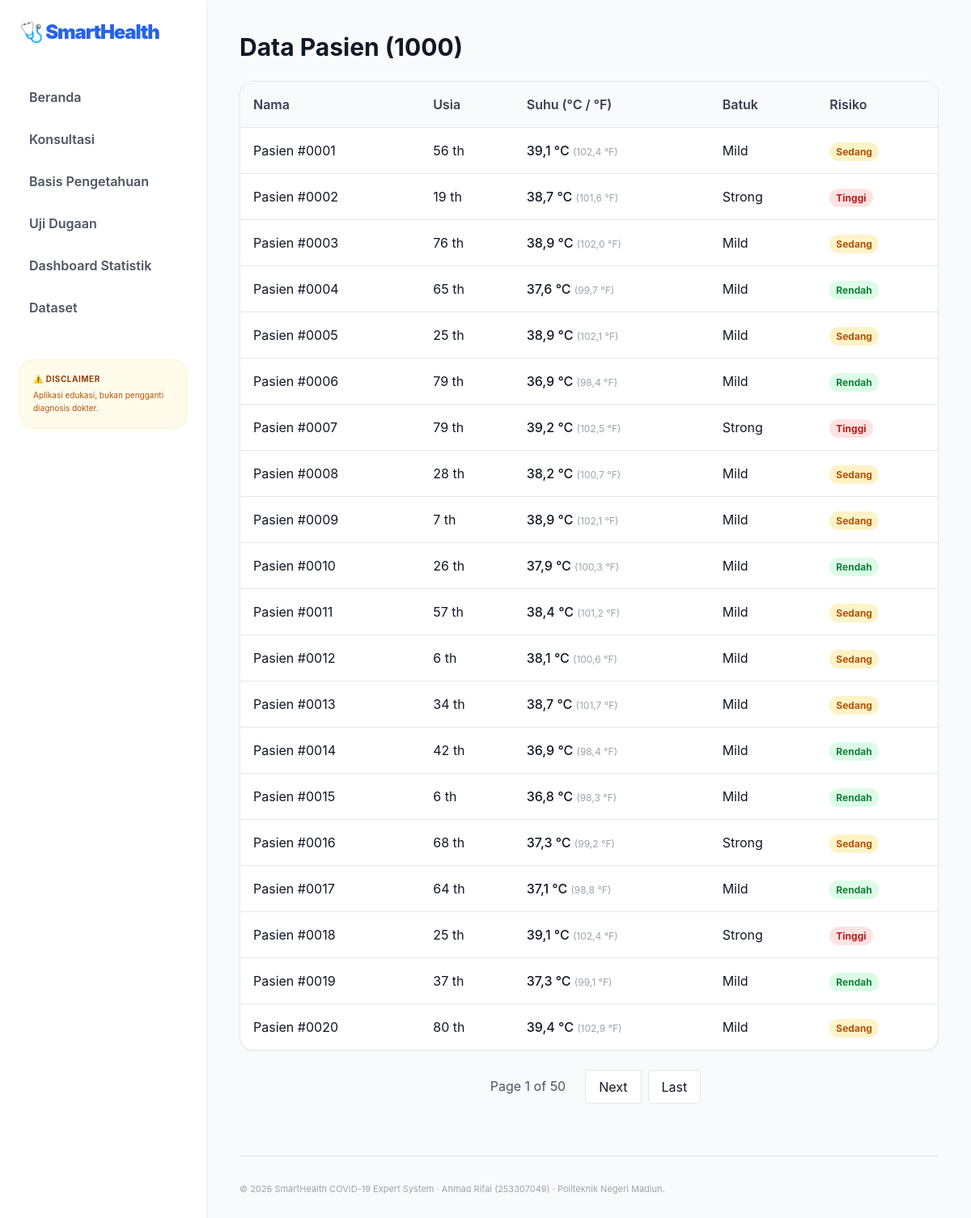
/dataset/, run on the app's committed database.
### diagnosa/models.py (models this page shows, shortened)
class Konsultasi(models.Model):
    nama = models.CharField(max_length=100, blank=True)
    usia = models.IntegerField()
    gender = models.CharField(max_length=20)
    fever = models.FloatField()
    cough = models.CharField(max_length=20)
    city = models.CharField(max_length=50)
    risiko = models.CharField(max_length=20)
    keyakinan = models.IntegerField(default=0)
    aturan_terpicu = models.TextField(blank=True)
    created_at = models.DateTimeField(auto_now_add=True)
    @property
    def fever_c(self):
        return round((self.fever - 32) * 5 / 9, 1)

### diagnosa/views.py (the view)
# urls.py: path('dataset/', views.dataset, name='dataset'),
def dataset(request):
    from diagnosa.models import Konsultasi
    from django.core.paginator import Paginator
    qs = Konsultasi.objects.all().order_by('id')
    paginator = Paginator(qs, 20)
    page_number = request.GET.get('page', 1)
    page_obj = paginator.get_page(page_number)
    return render(request, 'dataset.html', {'page_obj': page_obj, 'total': qs.count()})

### templates/dataset.html (shortened to what this page needs)
{% extends 'base.html' %}
{% block content %}
<div class="max-w-6xl mx-auto">
    <h2 class="text-3xl font-bold mb-6">Data Pasien ({{ total }})</h2>
    <div class="bg-white rounded-2xl border shadow-sm overflow-hidden">
        <table class="w-full text-left">
            <thead class="bg-gray-50 border-b">
                <tr>
                    <th class="p-4 font-semibold text-gray-700">Nama</th>
                    <th class="p-4 font-semibold text-gray-700">Usia</th>
                    <th class="p-4 font-semibold text-gray-700">Suhu (°C / °F)</th>
                    <th class="p-4 font-semibold text-gray-700">Batuk</th>
                    <th class="p-4 font-semibold text-gray-700">Risiko</th>
                </tr>
            </thead>
            <tbody class="divide-y">
                {% for p in page_obj %}
                <tr>
                    <td class="p-4">{{ p.nama }}</td>
                    <td class="p-4">{{ p.usia }} th</td>
                    <td class="p-4 font-medium">{{ p.fever_c }} °C <span class="text-xs text-gray-400 font-normal">({{ p.fever }} °F)</span></td>
                    <td class="p-4">{{ p.cough }}</td>
                    <td class="p-4">
                        <span class="px-2 py-1 rounded-full text-xs font-bold
                            {% if p.risiko == 'Tinggi' %}bg-red-100 text-red-700
                            {% elif p.risiko == 'Sedang' %}bg-amber-100 text-amber-700
                            {% else %}bg-green-100 text-green-700{% endif %}">
                            {{ p.risiko }}
                        </span>
                    </td>
                </tr>
                {% endfor %}
            </tbody>
        </table>
    </div>
    <div class="mt-6 flex justify-center gap-2">
        <span class="px-4 py-2 text-gray-600">Page {{ page_obj.number }} of {{ page_obj.paginator.num_pages }}</span>
        {% if page_obj.has_next %}
            <a href="?page={{ page_obj.next_page_number }}" class="px-4 py-2 bg-white border rounded">Next</a>
            <a href="?page={{ page_obj.paginator.num_pages }}" class="px-4 py-2 bg-white border rounded">Last</a>
        {% endif %}
    </div>
</div>
{% endblock %}

### templates/base.html (shortened to what this page needs)
<!DOCTYPE html>
<html lang="id">
<head>
    <script src="https://cdn.tailwindcss.com"></script>
</head>
<body class="bg-gray-50 flex min-h-screen text-gray-900">
    <aside class="w-64 bg-white border-r border-gray-100 p-6 hidden md:block flex-shrink-0 shadow-sm">
        <h1 class="text-2xl font-black text-primary mb-10 tracking-tighter">🩺 SmartHealth</h1>
        <nav class="space-y-1">
            <a href="{% url 'beranda' %}" class="block p-3 font-semibold text-gray-600 hover:bg-blue-50 hover:text-primary rounded-xl transition">Beranda</a>
            <a href="{% url 'konsultasi' %}" class="block p-3 font-semibold text-gray-600 hover:bg-blue-50 hover:text-primary rounded-xl transition">Konsultasi</a>
            <a href="{% url 'basis_pengetahuan' %}" class="block p-3 font-semibold text-gray-600 hover:bg-blue-50 hover:text-primary rounded-xl transition">Basis Pengetahuan</a>
            <a href="{% url 'uji_dugaan' %}" class="block p-3 font-semibold text-gray-600 hover:bg-blue-50 hover:text-primary rounded-xl transition">Uji Dugaan</a>
            <a href="{% url 'statistik' %}" class="block p-3 font-semibold text-gray-600 hover:bg-blue-50 hover:text-primary rounded-xl transition">Dashboard Statistik</a>
            <a href="{% url 'dataset' %}" class="block p-3 font-semibold text-gray-600 hover:bg-blue-50 hover:text-primary rounded-xl transition">Dataset</a>
        </nav>
        <div class="mt-10 p-4 bg-amber-50 border border-amber-100 rounded-2xl">
            <p class="text-[10px] font-bold text-amber-800 mb-1 uppercase tracking-wider">⚠️ Disclaimer</p>
            <p class="text-[10px] text-amber-700 leading-relaxed">Aplikasi edukasi, bukan pengganti diagnosis dokter.</p>
        </div>
    </aside>
    <main class="flex-1 p-4 md:p-10 max-w-7xl mx-auto w-full">
        {% block content %}{% endblock %}
        <footer class="mt-16 pt-8 border-t border-gray-200 text-center md:text-left">
            <p class="text-[11px] text-gray-400">
                © 2026 SmartHealth COVID-19 Expert System · Ahmad Rifai (253307049) · Politeknik Negeri Madiun.
            </p>
        </footer>
    </main>
</body>
</html>

### data on the page
Konsultasi: nama "Pasien #0001", usia "56", fever_c "39,1", fever "102,4", cough "Mild", risiko "Sedang"
Konsultasi: nama "Pasien #0002", usia "19", fever_c "38,7", fever "101,6", cough "Strong", risiko "Tinggi"
Konsultasi: nama "Pasien #0003", usia "76", fever_c "38,9", fever "102,0", cough "Mild", risiko "Sedang"
Konsultasi: nama "Pasien #0004", usia "65", fever_c "37,6", fever "99,7", cough "Mild", risiko "Rendah"
Konsultasi: nama "Pasien #0005", usia "25", fever_c "38,9", fever "102,1", cough "Mild", risiko "Sedang"
Konsultasi: nama "Pasien #0006", usia "79", fever_c "36,9", fever "98,4", cough "Mild", risiko "Rendah"
Konsultasi: nama "Pasien #0007", usia "79", fever_c "39,2", fever "102,5", cough "Strong", risiko "Tinggi"
Konsultasi: nama "Pasien #0008", usia "28", fever_c "38,2", fever "100,7", cough "Mild", risiko "Sedang"
Konsultasi: nama "Pasien #0009", usia "7", fever_c "38,9", fever "102,1", cough "Mild", risiko "Sedang"
Konsultasi: nama "Pasien #0010", usia "26", fever_c "37,9", fever "100,3", cough "Mild", risiko "Rendah"
Konsultasi: nama "Pasien #0011", usia "57", fever_c "38,4", fever "101,2", cough "Mild", risiko "Sedang"
Konsultasi: nama "Pasien #0012", usia "6", fever_c "38,1", fever "100,6", cough "Mild", risiko "Sedang"
Konsultasi: nama "Pasien #0013", usia "34", fever_c "38,7", fever "101,7", cough "Mild", risiko "Sedang"
Konsultasi: nama "Pasien #0014", usia "42", fever_c "36,9", fever "98,4", cough "Mild", risiko "Rendah"
Konsultasi: nama "Pasien #0015", usia "6", fever_c "36,8", fever "98,3", cough "Mild", risiko "Rendah"
Konsultasi: nama "Pasien #0016", usia "68", fever_c "37,3", fever "99,2", cough "Strong", risiko "Sedang"
Konsultasi: nama "Pasien #0017", usia "64", fever_c "37,1", fever "98,8", cough "Mild", risiko "Rendah"
Konsultasi: nama "Pasien #0018", usia "25", fever_c "39,1", fever "102,4", cough "Strong", risiko "Tinggi"
Konsultasi: nama "Pasien #0019", usia "37", fever_c "37,3", fever "99,1", cough "Mild", risiko "Rendah"
Konsultasi: nama "Pasien #0020", usia "80", fever_c "39,4", fever "102,9", cough "Mild", risiko "Sedang"

### other printed values
{{ total }} "1000"
{{ page_obj.number }} "1"
{{ page_obj.paginator.num_pages }} "50"
